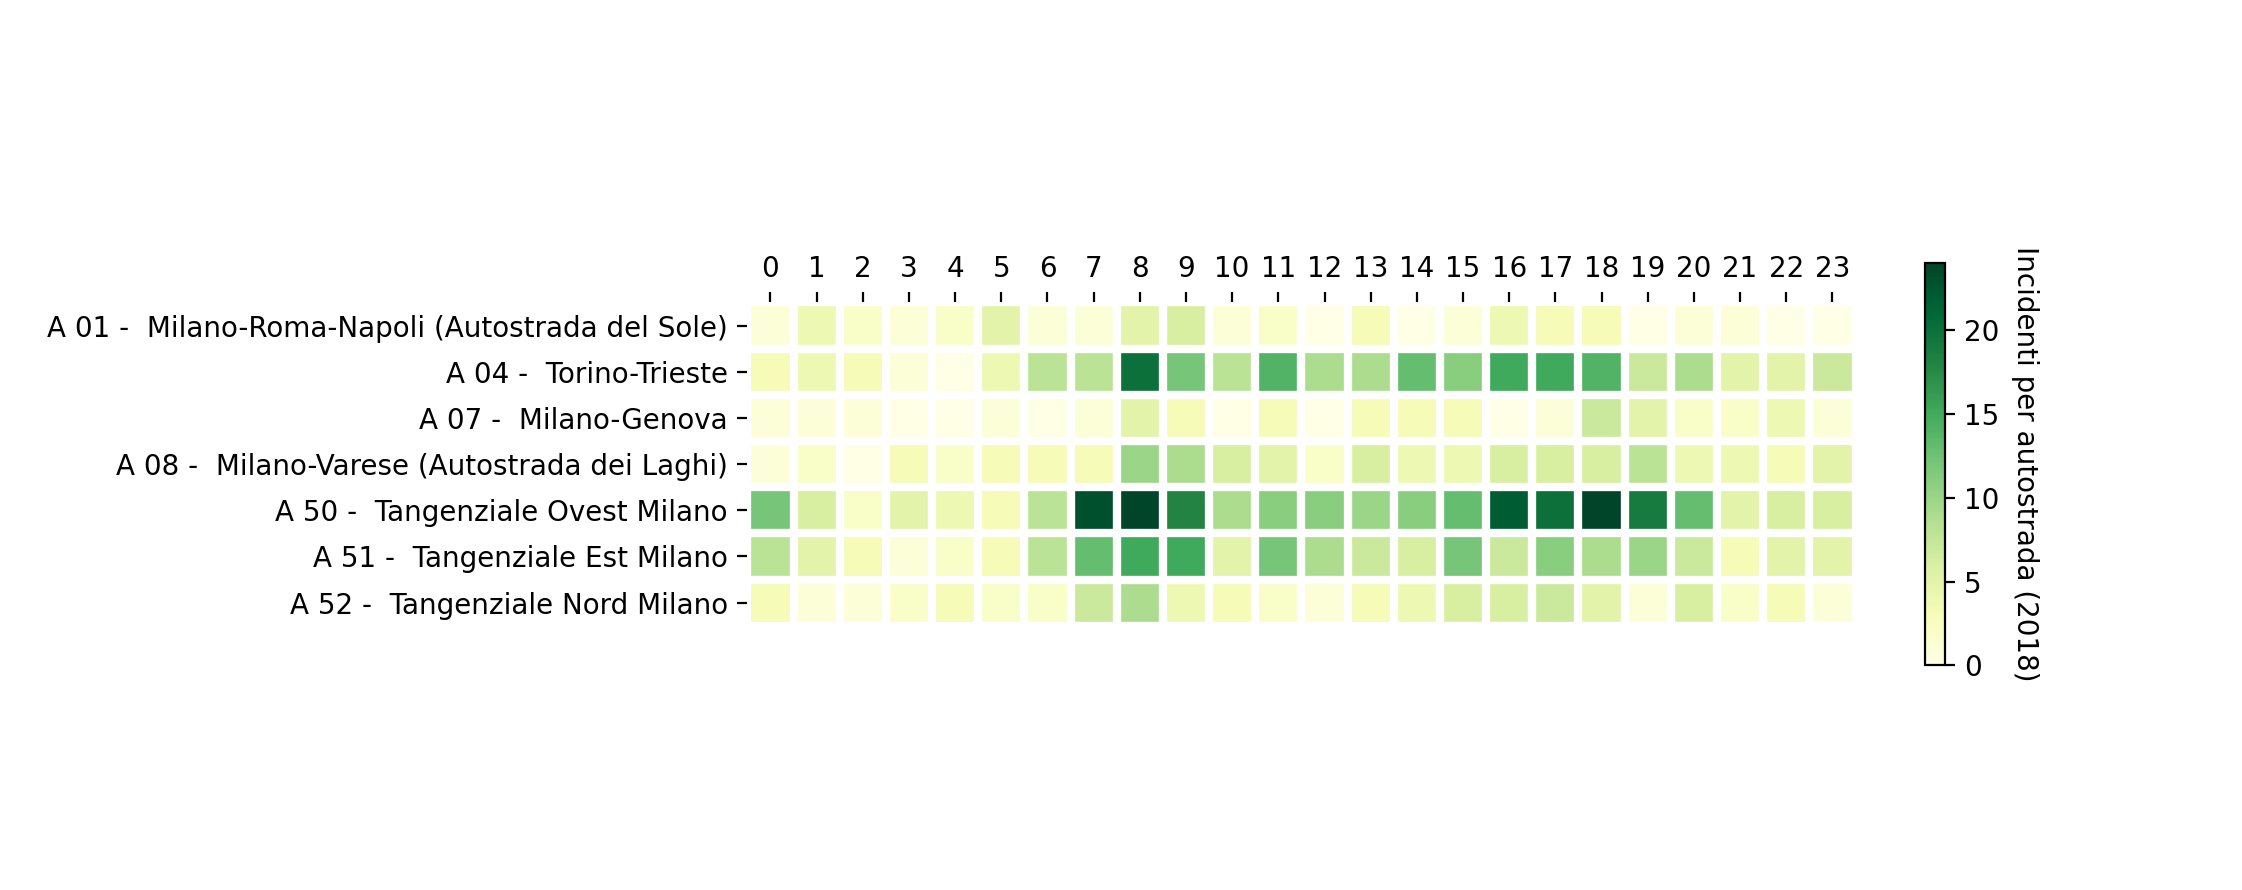

Write the Python code that produced this figure.

import matplotlib.pyplot as plt
import pandas as pd
import sys
sys.path.append("src")

import heatmap as H

def sum_columns(data : pd.DataFrame, normalize = False, name=None) -> pd.Series: 
    res = {}
    for col in data.columns: 
        res[col] = sum(data[col])

    if name is None:
        res = pd.Series(res).transpose()
    else: 
        res = pd.Series(res, name=name)

    if normalize: 
        res = res / sum(res)

    return res


data = pd.read_csv('dataset/incidenti/aci/autostrade/ore_2018.csv')
ore = ['01','02','03','04','05','06','07','08','09','10','11','12','13','14','15','16','17','18','19','20','21','22','23','24']

milano = data[data['PROVINCIA'] == 'Milano']

incidenti = pd.DataFrame()
for field in milano['NOME STRADA'].unique(): 
    incidenti = incidenti.append(
        sum_columns(milano[milano['NOME STRADA'] == field][ore], name=field), 
    )


fields = [
    'A 01 -  Milano-Roma-Napoli (Autostrada del Sole)', 
    'A 04 -  Torino-Trieste',     
    'A 07 -  Milano-Genova',     
    'A 08 -  Milano-Varese (Autostrada dei Laghi)',
    'A 50 -  Tangenziale Ovest Milano',    
    'A 51 -  Tangenziale Est Milano',    
    'A 52 -  Tangenziale Nord Milano'
    ]  

incidenti = incidenti.drop(index='0')

incidenti_1 = pd.DataFrame()
for i in [0, 2,3, 5,9,10,11]:
    incidenti_1 = incidenti_1.append(incidenti.iloc[i])

fig, ax = plt.subplots()

im, cbar = H.heatmap(
    incidenti_1, 
    incidenti_1.index, 
    range(0,24), 
    ax=ax, 
    cmap="YlGn", 
    cbarlabel="Incidenti per autostrada (2018)")

plt.show()
